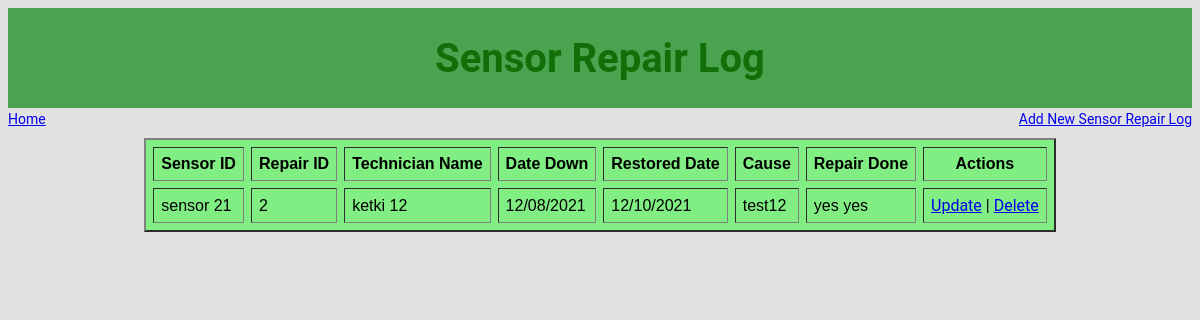
/sensor_repair_log/list.php, run on the app's committed database.
### tables this page shows
CREATE TABLE IF NOT EXISTS `sensor_repair_log` (
  `uid` int(10) UNSIGNED NOT NULL AUTO_INCREMENT,
  `sid` varchar(45) NOT NULL,
  `technician` varchar(45) NOT NULL,
  `repair` varchar(205) NOT NULL,
  `repairDate` varchar(45) NOT NULL,
  `cause` varchar(45) NOT NULL,
  `downDate` varchar(45) NOT NULL,
  PRIMARY KEY (`uid`)
);

CREATE TABLE IF NOT EXISTS `sensorslist` (
  `sid` int(10) UNSIGNED NOT NULL AUTO_INCREMENT,
  `sname` varchar(45) NOT NULL,
  `sactivationdate` varchar(45) NOT NULL DEFAULT '',
  `sintallationdate` varchar(45) NOT NULL,
  `dept_id` int(10) UNSIGNED NOT NULL,
  PRIMARY KEY (`sid`)
);

### sensor_repair_log/list.php (the view, shortened to what this page needs)
<?php include '../config.php'; ?>
<html>
    <head>
    </head>
    <body>
    <div id="app">
    	<div class="banner">
        	<h1>Sensor Repair Log</h1>
      	</div>
        <div class="main-subtitle">
            <div class="addnew">
                <a href="<?php echo SITE_URL; ?>">Home</a>
            </div>
            <div class="addnewright">
                <a href="<?php echo SITE_URL; ?>sensor_repair_log/add.php">Add New Sensor Repair Log</a>
            </div>
        </div>
    	<table name="Sensor Details" border="2" cellspacing="7" cellpadding="7" align="center" style="margin-top: 8;">
            <tr>
                <th><font face="Arial, Helvetica, sans-serif">Sensor ID</font></th>
                <th><font face="Arial, Helvetica, sans-serif">Repair ID</font></th>
                <th><font face="Arial, Helvetica, sans-serif">Technician Name</font></th>
                <th><font face="Arial, Helvetica, sans-serif">Date Down</font></th>
                <th><font face="Arial, Helvetica, sans-serif">Restored Date</font></th>
                <th><font face="Arial, Helvetica, sans-serif">Cause</font></th>
                <th><font face="Arial, Helvetica, sans-serif">Repair Done</font></th>
                <th><font face="Arial, Helvetica, sans-serif">Actions</font></th>
            </tr>
        <?php $sql = "SELECT sensor_repair_log.*, sensorslist.sname as sname FROM sensor_repair_log INNER JOIN sensorslist ON sensor_repair_log.sid = sensorslist.sid ORDER BY sensor_repair_log.uid DESC;";
			$result = $conn->query($sql);
			if ($result->num_rows > 0) {
				while($row = $result->fetch_assoc()) {
		?>
            <tr>
                <td><font face="Arial, Helvetica, sans-serif"><?php echo $row['sname']; ?></font></td>
                <td><font face="Arial, Helvetica, sans-serif"><?php echo $row['uid']; ?></font></td>
                <td><font face="Arial, Helvetica, sans-serif"><?php echo $row['technician']; ?></font></td>
                <td><font face="Arial, Helvetica, sans-serif"><?php echo (!empty($row['downDate']))?date('m/d/Y',strtotime($row['downDate'])):""; ?></font></td>
                <td><font face="Arial, Helvetica, sans-serif"><?php echo date('m/d/Y',strtotime($row['repairDate'])); ?></font></td>
                <td><font face="Arial, Helvetica, sans-serif"><?php echo $row['cause']; ?></font></td>
                <td><font face="Arial, Helvetica, sans-serif"><?php echo $row['repair']; ?></font></td>
                <td><a href="<?php echo 'update.php?uid='.$row['uid']; ?>">Update</a> | <a href="<?php echo 'delete.php?uid='.$row['uid']; ?>" onclick="return confirm('Are you sure you want to delete this record?')">Delete</a></td>
            </tr>
    	<?php } }else{ ?>
            <tr>
                <td colspan="8">No record found</td>
            </tr>
        <?php }?>
    </table>
    </div>
    </body>
</html>

### sensor_repair_log/list.php (style rules this page uses)
body, div, form { font-family: Roboto, Arial, sans-serif; font-size: 14px; color: black; line-height: 22px; background-color: #e2e2e2; }
h1 { position: absolute; align-self: center; font-size: 40px; color:#126f08; z-index: 2; line-height: 83px; }
.banner { position: relative; height: 100px; background-color: #5dcc61 ; background-size: cover; display: flex; justify-content: center; align-items: center; text-align: center; }
.banner::after { content: ""; background-color: rgba(0, 0, 0, 0.2); position: absolute; width: 100%; height: 100%; }
table { background-color:#80ee83; position: relative; align-items: center; }
.addNew { padding-right: 24%; text-align: right; }
.addnewright { display: inline-block; float: right; }
.addnew { display:inline-block; }

### data on the page
sensor_repair_log: sensorslist.sname "sensor 21", uid "2", technician "ketki 12", downDate "12/08/2021", repairDate "12/10/2021", cause "test12", repair "yes yes"
